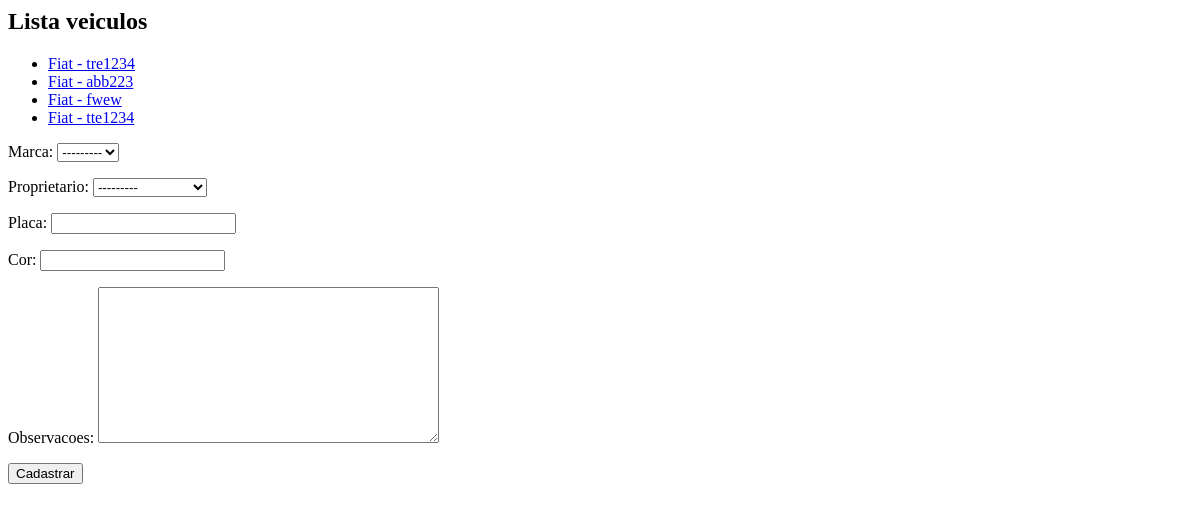
/core/veiculos, run on an earlier commit of the app's database.
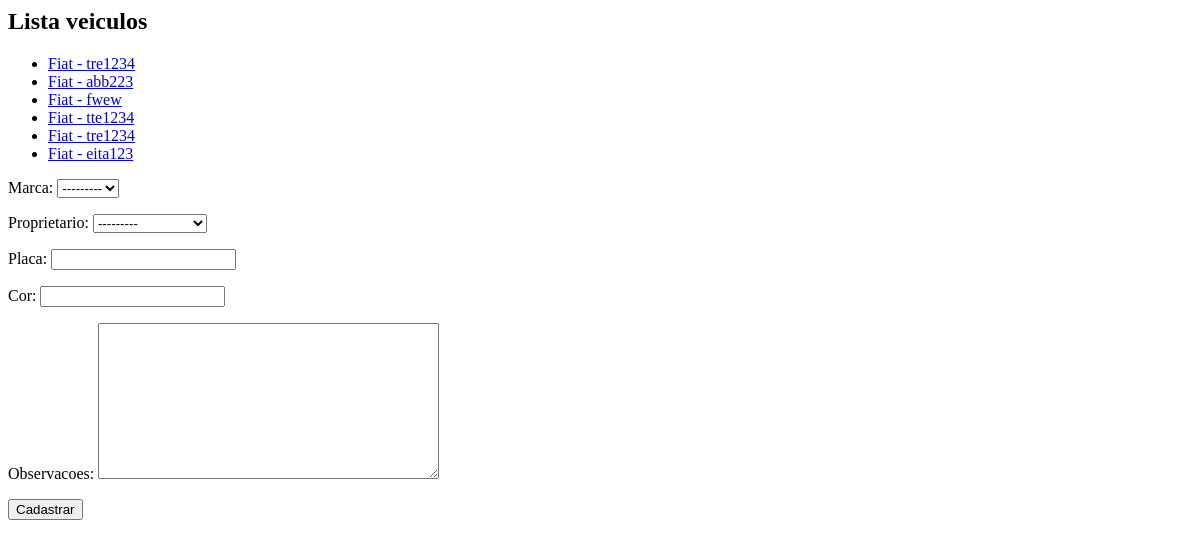
And on a later commit of the database.
### core/models.py (models this page shows)
class Veiculo(models.Model):
    marca = models.ForeignKey(Marca,  on_delete = models.CASCADE)
    proprietario = models.ForeignKey(Pessoa,  on_delete = models.CASCADE)
    placa = models.CharField(max_length=7)
    cor = models.CharField(max_length=15)
    observacoes = models.TextField()
    def __str__(self):
        return self.marca.nome + ' - ' + self.placa

class Marca(models.Model):
    nome = models.CharField(max_length=50)
    def __str__(self):
        return self.nome

### core/views.py (the view)
# urls.py: path('veiculos', lista_veiculos, name='core_lista_veiculos'),
def lista_veiculos(request):
    lista = Veiculo.objects.all() #efetua a busca no banco de todos os objetos dessa classe
    form = VeiculoForm()
    data  = {'veiculos':lista, 'form': form}
    return render(request, 'core/lista_veiculos.html', data)

### core/form.py
class VeiculoForm(ModelForm):
    class Meta:
        model = Veiculo
        fields = '__all__'

### core/models.py (called while the page is built)
    def __str__(self):
        return self.nome

### core/templates/core/lista_veiculos.html (shortened to what this page needs)
<h2>Lista veiculos</h2>
<ul>
{% for item_da_vez in veiculos %}
    <li>
        <a href="{% url 'core_veiculo_update' item_da_vez.id %}"> {{item_da_vez}} </a>
    </li>
{%endfor%}
</ul>
<form action="{% url 'core_veiculo_novo' %}" method="POST">
    {{form.as_p}}
    <button type="submit">Cadastrar</button>
</form>

What changed in the data, as far as the page shows it:
added Veiculo: marca+placa "Fiat - tre1234"
added Veiculo: marca+placa "Fiat - eita123"
